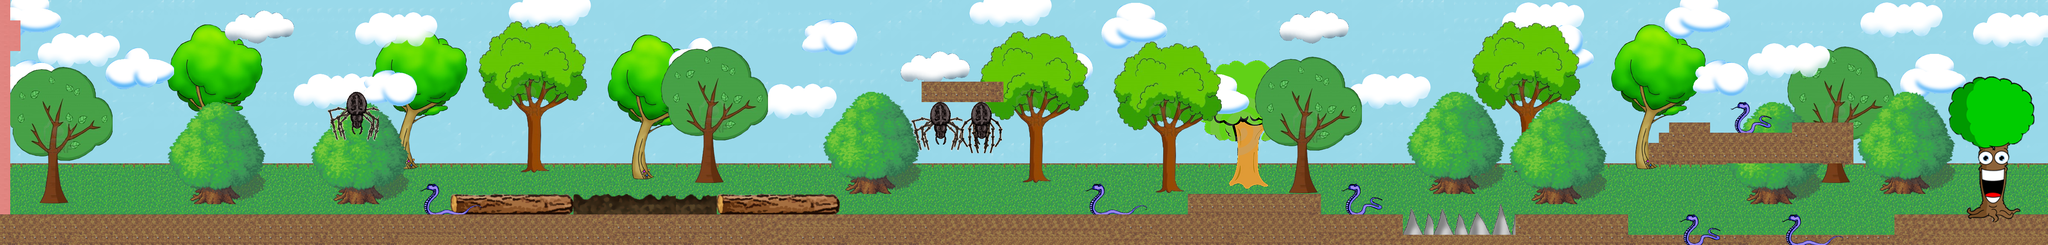

Below is a game level as drawn by its tile map, then a one-line description and the .tmx that defines it (tile-layer data replaced by summaries):
An orthogonal 200x24 tile map with 25x25 px tiles, 10 tile layers (BackGround, Filler, Tree, Object Layer 1, ...), 3 hidden layers not drawn, 19 tilesets.

<map version="1.0" orientation="orthogonal" width="200" height="24" tilewidth="25" tileheight="25">
 <tileset firstgid="1" name="tree1" tilewidth="25" tileheight="25">
  <image source="ForestLevelImages/tree1.png" width="250" height="375" />
 </tileset>
 <tileset firstgid="151" name="tree2" tilewidth="25" tileheight="25">
  <image source="ForestLevelImages/tree2.png" width="256" height="256" />
 </tileset>
 <tileset firstgid="251" name="tree3" tilewidth="25" tileheight="25">
  <image source="ForestLevelImages/tree3.png" width="290" height="360" />
 </tileset>
 <tileset firstgid="405" name="tree4" tilewidth="25" tileheight="25">
  <image source="ForestLevelImages/tree4.png" width="400" height="400" />
 </tileset>
 <tileset firstgid="661" name="tree5" tilewidth="25" tileheight="25">
  <image source="ForestLevelImages/tree5.png" width="270" height="350" />
 </tileset>
 <tileset firstgid="801" name="cloudsss" tilewidth="25" tileheight="25">
  <image source="ForestLevelImages/cloudsss.png" width="800" height="500" />
 </tileset>
 <tileset firstgid="1441" name="Death color" tilewidth="25" tileheight="25">
  <image source="ForestLevelImages/Death color.jpg" width="1549" height="1474" />
 </tileset>
 <tileset firstgid="4979" name="dirt" tilewidth="25" tileheight="25">
  <image source="ForestLevelImages/dirt.png" width="254" height="58" />
 </tileset>
 <tileset firstgid="4999" name="FinishTree" tilewidth="25" tileheight="25">
  <image source="ForestLevelImages/FinishTree.png" width="325" height="380" />
 </tileset>
 <tileset firstgid="5194" name="flag" tilewidth="25" tileheight="25">
  <image source="ForestLevelImages/flag.png" width="300" height="300" />
 </tileset>
 <tileset firstgid="5338" name="grass-tiles-2-small" tilewidth="25" tileheight="25">
  <image source="ForestLevelImages/grass-tiles-2-small.png" width="384" height="192" />
 </tileset>
 <tileset firstgid="5443" name="light red" tilewidth="25" tileheight="25">
  <image source="ForestLevelImages/light red.jpg" width="275" height="183" />
 </tileset>
 <tileset firstgid="5520" name="log" tilewidth="25" tileheight="25">
  <image source="ForestLevelImages/log.png" width="300" height="51" />
 </tileset>
 <tileset firstgid="5544" name="sky" tilewidth="25" tileheight="25">
  <image source="ForestLevelImages/sky.png" width="332" height="277" />
 </tileset>
 <tileset firstgid="5687" name="snake1" tilewidth="25" tileheight="25">
  <image source="ForestLevelImages/snake1.png" width="116" height="81" />
 </tileset>
 <tileset firstgid="5699" name="snake2" tilewidth="25" tileheight="25">
  <image source="ForestLevelImages/snake2.png" width="151" height="81" />
 </tileset>
 <tileset firstgid="5717" name="spider1" tilewidth="25" tileheight="25">
  <image source="ForestLevelImages/spider1.png" width="135" height="126" />
 </tileset>
 <tileset firstgid="5742" name="spider2" tilewidth="25" tileheight="25">
  <image source="ForestLevelImages/spider2.png" width="135" height="126" />
 </tileset>
 <tileset firstgid="5767" name="spikes" tilewidth="25" tileheight="25">
  <image source="ForestLevelImages/spikes.png" width="220" height="78" />
 </tileset>
 <layer name="BackGround" width="200" height="24">
  <data>[4800 cells, 4800 non-empty, 47 distinct tile ids]</data>
 </layer>
 <layer name="Filler" width="200" height="24">
  <data>[4800 cells, 0 non-empty, 0 distinct tile ids]</data>
 </layer>
 <layer name="Collision" width="200" height="24" visible="0">
  <data>[4800 cells, 710 non-empty, 13 distinct tile ids]</data>
 </layer>
 <layer name="Death layer" width="200" height="24" visible="0">
  <data>[4800 cells, 145 non-empty, 2 distinct tile ids]</data>
 </layer>
 <layer name="Win Layer" width="200" height="24" visible="0">
  <data>[4800 cells, 95 non-empty, 15 distinct tile ids]</data>
 </layer>
 <layer name="Tree" width="200" height="24">
  <data>[4800 cells, 994 non-empty, 544 distinct tile ids]</data>
 </layer>
 <layer name="Object Layer 1" width="200" height="24">
  <data>[4800 cells, 270 non-empty, 87 distinct tile ids]</data>
 </layer>
 <layer name="Object Layer 2" width="200" height="24">
  <data>[4800 cells, 838 non-empty, 262 distinct tile ids]</data>
 </layer>
 <layer name="Object Layer 3" width="200" height="24">
  <data>[4800 cells, 983 non-empty, 469 distinct tile ids]</data>
 </layer>
 <layer name="Object Layer 4" width="200" height="24">
  <data>[4800 cells, 934 non-empty, 434 distinct tile ids]</data>
 </layer>
 <layer name="MAP" width="200" height="24">
  <data>[4800 cells, 287 non-empty, 127 distinct tile ids]</data>
 </layer>
 <layer name="More Map" width="200" height="24">
  <data>[4800 cells, 101 non-empty, 59 distinct tile ids]</data>
 </layer>
 <layer name="Player" width="200" height="24">
  <data>[4800 cells, 24 non-empty, 1 distinct tile ids]</data>
 </layer>
</map>
